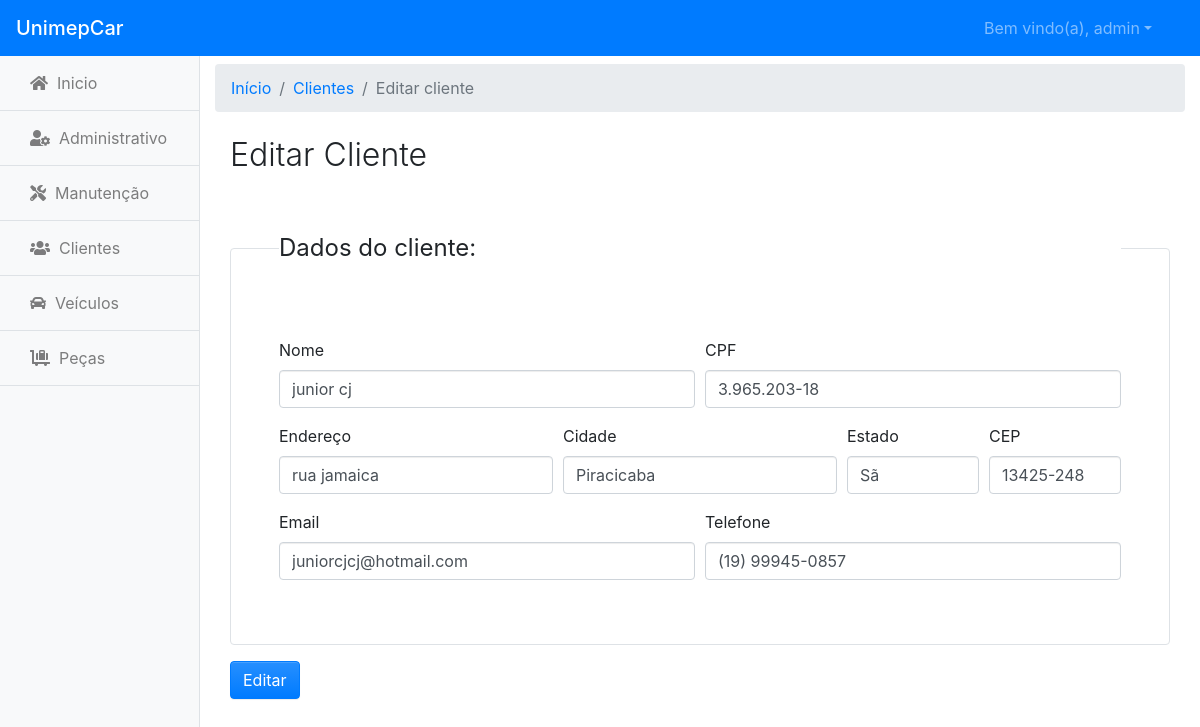
The app's page /cliente/edita/143 (signed in) with its own data.
### tables this page shows
CREATE TABLE `cliente` (
  `id` int(11) NOT NULL,
  `nome` varchar(50) NOT NULL,
  `cpf` char(14) NOT NULL,
  `endereco` varchar(150) NOT NULL,
  `cidade` varchar(50) NOT NULL,
  `estado` char(2) NOT NULL,
  `cep` varchar(12) NOT NULL,
  `email` varchar(100) NOT NULL,
  `telefone` varchar(20) NOT NULL
);

### app/core/Controller.php (called while the page is built, shortened)
<?php
    class Controller{
        public function load($viewName, $viewData = []){
            extract($viewData);
            include 'app/views/'.$viewName.'.php';
        }
    }

### app/controllers/ClienteController.php (called while the page is built, shortened)
<?php
    class ClienteController extends Controller{
        public function edita($id){
            $cliente = new Cliente();
            $data['cliente'] = $cliente->lista_selecionado($id);
            $data['view'] = 'cliente/form';
            $data['title'] = 'Editar';
            $data['btn'] = 'Editar';
            $this->load('template',$data);
        }
    }

### app/core/Core.php (called while the page is built, shortened)
<?php
    class Core{
        private $controller;
        private $metodo;
        private $parametros = [];
        public function run(){
            $c = new $controllerCorrente;
            call_user_func_array([$c, $this->getMetodo()],$this->getParametros());
        }
        public function verificaUri(){
            $url = explode('index.php',$_SERVER['PHP_SELF']);
            $url = end($url);
            if($url){
                $url = explode('/',$url);
                array_shift($url);
                $this->controller = ucfirst($url[0]).'Controller';
                array_shift($url);
                if($url){
                    $this->metodo = $url[0];
                    array_shift($url);
                }
                if($url){
                    $this->parametros = array_filter($url);
                }
            }
            else{
                $this->controller =  ucfirst(CONTROLLER_PADRAO).'Controller';
            }
        }
        public function getController(){
            if(class_exists(NAMESPACE_CONTROLLER.$this->controller)){
                return NAMESPACE_CONTROLLER.$this->controller;
            }
            return NAMESPACE_CONTROLLER.ucfirst(CONTROLLER_PADRAO).'Controller';
        }
        public function getMetodo(){
            if(method_exists($this->getController(), $this->metodo)){
                return $this->metodo;
            }
            return 'index';
        }
        public function getParametros(){
            return $this->parametros;
        }
    }

### index.php (called while the page is built, shortened)
<?php
    require 'app/core/Core.php';
    $core = new Core();
    $core->run();

### app/core/Model.php (called while the page is built, shortened)
<?php
    abstract class Model{
        protected $db;
        protected $tabela;
        protected $primaryKey;
        public function __construct(){
            $this->db = new \PDO('mysql:dbname='.BANCO.'; host='.SERVIDOR,USUARIO,SENHA);
            $this->db->exec("set names utf8");
        }
        public function lista_selecionado($id){
            $sql = 'select * from '.$this->tabela.' where '.$this->primaryKey.' = '.$id;
            $qry = $this->db->query($sql);
            return $qry->fetch();
        }
    }

### app/views/cliente/Form.php (the view, shortened to what this page needs)
<div class="row">
    <div class="col-12 mt-2">
        <nav aria-label="breadcrumb">
            <ol class="breadcrumb">
                <li class="breadcrumb-item" aria-current="page"><a href="<?= URL_BASE?>">Início</a></li>
                <li class="breadcrumb-item" aria-current="page"><a href="<?= URL_BASE.'cliente'?>">Clientes</a></li>
                <li class="breadcrumb-item active" aria-current="page"><?=$title?> cliente</li>
            </ol>
        </nav>
    </div>
</div>
<div class="container">
    <div class="row">
        <div class="col-md-12  mt-2">
            <h1 class="h2 font-weight-light"><?=$title?> Cliente</h1>
        </div>
    </div>
    <div class="row justify-content-center mb-5 <?=isset($erros) ? 'mt-2' : 'mt-5'?>">
        <div class="col-12">
            <form action="<?= URL_BASE.'cliente/salvar' ?>" method="POST">
                <fieldset class="form-group border rounded p-5">
                    <legend class="mb-4 font-weight-normal">Dados do cliente:</legend>
                    <div class="form-row">
                        <div class="form-group col-sm-12 col-md-6">
                            <label for="nome">Nome</label>
                            <input class="form-control" type="text" id="nome" name="nome" value="<?=isset($cliente['nome']) ? $cliente['nome'] : ''?>" placeholder="Digite seu nome">
                        </div>
                        <div class="form-group col-sm-12 col-md-6">
                        <label for="cpf">CPF</label>
                            <input class="form-control cpf" type="text" id="cpf" name="cpf" value="<?=isset($cliente['cpf']) ? $cliente['cpf'] : ''?>" placeholder="Digite seu CPF">
                        </div>
                    </div>
                    <div class="form-row">
                        <div class="form-group col-sm-12 col-md-4">
                            <label for="endereco">Endereço</label>
                            <input class="form-control" type="text" id="endereco" name="endereco" value="<?=isset($cliente['endereco']) ? $cliente['endereco'] : ''?>" placeholder="Digite seu Endereço">
                        </div>
                        <div class="form-group col-sm-12 col-md-4">
                            <label for="cidade">Cidade</label>
                            <input class="form-control" type="text" id="cidade" name="cidade" value="<?=isset($cliente['cidade']) ? $cliente['cidade'] : ''?>" placeholder="Digite seu Cidade">
                        </div>
                        <div class="form-group col-sm-12 col-md-2">
                            <label for="estado">Estado</label>
                            <input class="form-control" type="text" id="estado" name="estado" value="<?=isset($cliente['estado']) ? $cliente['estado'] : ''?>" placeholder="Digite seu Estado">
                        </div>
                        <div class="form-group col-sm-12 col-md-2">
                            <label for="cep">CEP</label>
                            <input class="form-control cep" type="text" id="cep" name="cep" value="<?=isset($cliente['cep']) ? $cliente['cep'] : ''?>" placeholder="Digite seu CEP">
                        </div>
                    </div>
                    <div class="form-row">
                        <div class="form-group col-sm-12 col-md-6">
                            <label for="email">Email</label>
                            <input class="form-control" type="email" id="email" name="email" value="<?=isset($cliente['email']) ? $cliente['email'] : ''?>" placeholder="Digite seu Email">
                        </div>
                        <div class="form-group col-sm-12 col-md-6">
                        <label for="telefone">Telefone</label>
                            <input class="form-control tel" type="text" id="telefone" name="telefone" value="<?=isset($cliente['telefone']) ? $cliente['telefone'] : ''?>" placeholder="Digite seu Telefone">
                        </div>
                    </div>
                </fieldset>
                <div class="form-row">
                    <div class="col-sm-12">
                        <button class="btn btn-primary" type="submit"><?=$btn?></button>
                    </div>
                </div>
            </form>
        </div>
    </div>
</div>

### records on screen
cliente: nome "junior cj", cpf "3.965.203-18", endereco "rua jamaica", cidade "Piracicaba", estado "Sã", cep "13425-248", email "juniorcjcj@hotmail.com", telefone "(19) 99945-0857"

### other values on screen
$_SESSION['nome'] "admin"
$title "Editar"
$btn "Editar"
